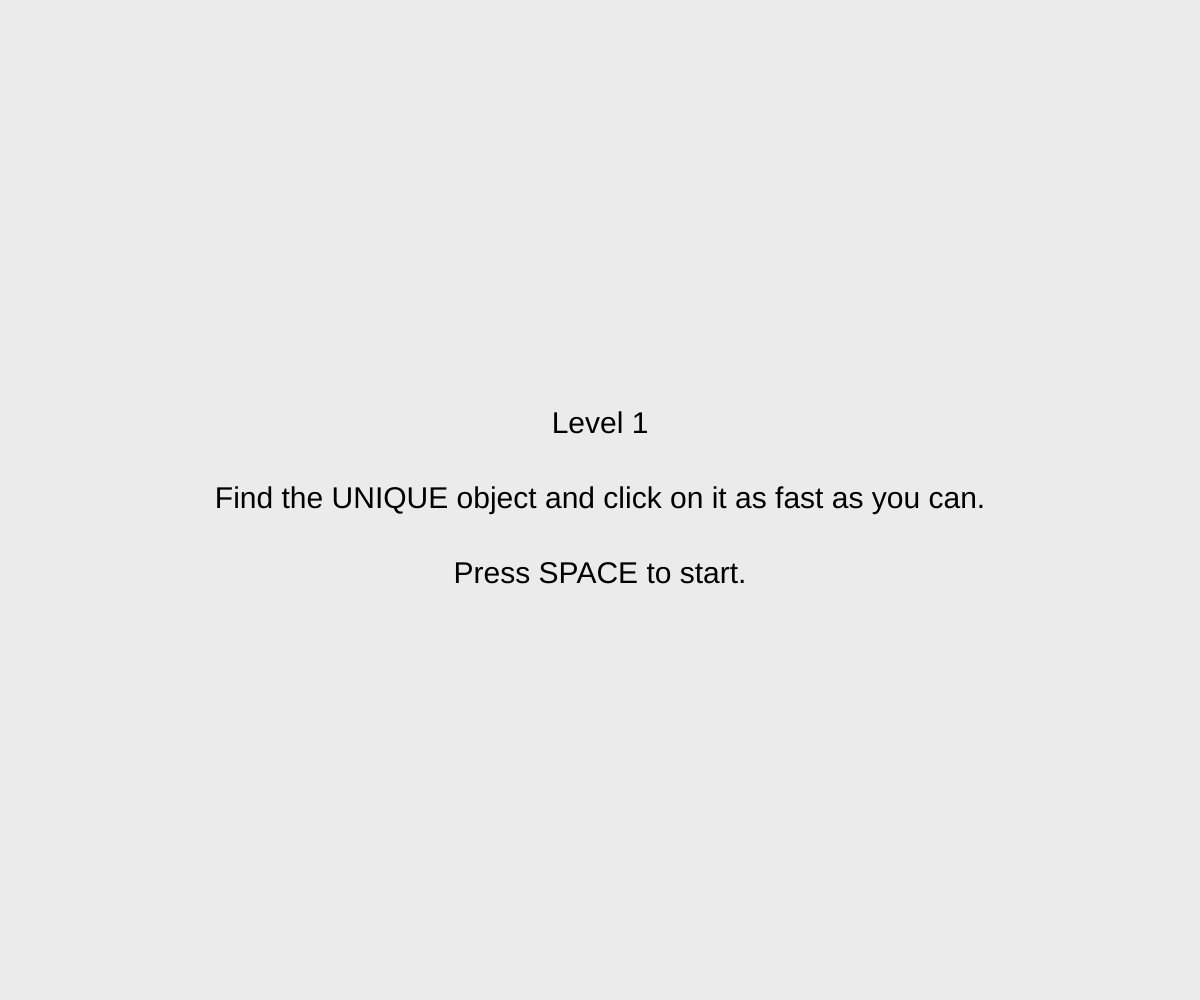
Frame 1 (no input)
Frame 60 (no input): identical to frame 1, image omitted
Frame 120 (the mouse pressed at the canvas centre since frame 60): identical to frame 1, image omitted

The p5.js sketch that drew this single still picture (run headless with seeded random() and noise() and a simulated clock; from frame 60 on, the mouse is pressed at the canvas centre):

// p5.js sketch
// ── sketch.js
/* =========================================================
   Visual Search Task – PROTOTYPE
   =========================================================
*/

/* ==================== CONFIG ==================== */

const CANVAS_BG = 'rgb(235,235,235)';

const FIXATION_MIN = 500;
const FIXATION_MAX = 1000;

const FEEDBACK_DURATION = 1000;
const FEEDBACK_SIZE = 30;
const INSTRUCTION_SIZE = 30;

const STIMULUS_SIZE = 80; // Base size of the shapes
const MARGIN = 100;       // Safe area from screen edges

const TOTAL_LEVELS = 3;
const TRIALS_PER_LEVEL = 8;

// Available features for dynamic generation
const COLORS = ['aqua', 'blue', 'blueviolet', 'brown', 'darkcyan', 'gold', 'green','hotpink', 'limegreen',
                'magenta', 'olive', 'orange', 'purple', 'red', 'teal', 'violet', 'yellow',];
const SHAPES = ['circle', 'square', 'triangle', 'diamond', 'pentagon', 'hexagon', 'star', 'cross', 'ring'];

// LEVEL DEFINITIONS
const levels = [
  {
    mode: "feature",
    setSize: 15,
    responseWindow: 5000,
    crowdingPadding: 50, // Normal spatial spacing
    distractorPairs: [[14, 0]], // Only one type of distractor in feature search
    instruction: "Level 1\n\nFind the UNIQUE object and click on it as fast as you can.\n\nPress SPACE to start."
  },
  {
    mode: "conjunction",
    setSize: 15,
    responseWindow: 6000,
    crowdingPadding: 50, // Normal spatial spacing
    distractorPairs: [[7, 7], [6, 8], [5, 9]], 
    instruction: "Level 2\n\nFind the object that has a UNIQUE COMBINATION of color and shape.\nClick on it as fast as you can.\n\nPress SPACE to start."
  },
  {
    mode: "conjunction_crowded",
    setSize: 33,
    responseWindow: 5000,
    crowdingPadding: 7, // Reduced padding for high spatial crowding
    distractorPairs: [[16, 16], [17, 15], [18, 14], [19, 13], [20, 12]],
    instruction: "Level 3\n\nMore objects, closer together.\nFind the UNIQUE COMBINATION and click on it.\n\nPress SPACE to start."
  }
];

/* ===================== STATE ===================== */

const STATES = {
  LEVEL_INSTRUCTIONS: "level_instructions",
  FIXATION: "fixation",
  STIMULUS: "stimulus",
  FEEDBACK: "feedback",
  END: "end"
};

let experimentState = STATES.LEVEL_INSTRUCTIONS;

/* =============== RUNTIME VARIABLES =============== */

let startTime = null;
let currentLevel = 0;
let currentTrialIndex = 0;
let globalTrialIndex = 0;

let fixationStartTime = null;
let fixationDuration = null;

let stimulusOnsetTime = null;
let stimulusVisible = true;
let responseGiven = false;

let feedbackText = "";
let feedbackStartTime = null;

let trials = [];
let logs = [];
let currentTrialData = null; // Holds currently active trial details

let backgroundClicksCount = 0; // NEW: Track background clicks per trial

/* === TRIAL GENERATOR (CONTROLLED RANDOMIZATION) === */

// Helper to get random item from array
function getRandom(arr) {
  return arr[Math.floor(Math.random() * arr.length)];
}

// Helper to shuffle array
function shuffle(array) {
  let currentIndex = array.length, randomIndex;
  while (currentIndex !== 0) {
    randomIndex = Math.floor(Math.random() * currentIndex);
    currentIndex--;
    [array[currentIndex], array[randomIndex]] = [array[randomIndex], array[currentIndex]];
  }
  return array;
}

// Generates features for target and distractors
function generateTrialFeatures(mode, distractorCounts) {
  let targetColor = getRandom(COLORS);
  let targetShape = getRandom(SHAPES);
  
  let d1Color, d1Shape, d2Color, d2Shape;

  if (mode === "feature") {
    // Feature search: differ only in color (for simplicity)
    let otherColors = COLORS.filter(c => c !== targetColor);
    d1Color = getRandom(otherColors);
    d1Shape = targetShape; // Same shape
    
    d2Color = null; d2Shape = null; // No second group
  } else {
    // Conjunction search
    let otherColors = COLORS.filter(c => c !== targetColor);
    let otherShapes = SHAPES.filter(s => s !== targetShape);
    
    d1Color = targetColor;                 // Shares color
    d1Shape = getRandom(otherShapes);      // Differs in shape
    
    d2Color = getRandom(otherColors);      // Differs in color
    d2Shape = targetShape;                 // Shares shape
  }

  return {
    target: { color: targetColor, shape: targetShape },
    distractor1: { color: d1Color, shape: d1Shape, count: distractorCounts[0] },
    distractor2: { color: d2Color, shape: d2Shape, count: distractorCounts[1] || 0 }
  };
}

// Generates valid non-overlapping positions
function generatePositions(numItems, padding) {
  let positions = [];
  let bailout = 0;
  
  while (positions.length < numItems && bailout < 10000) {
    let x = random(MARGIN, windowWidth - MARGIN);
    let y = random(MARGIN, windowHeight - MARGIN);
    let valid = true;

    for (let pos of positions) {
      let d = dist(x, y, pos.x, pos.y);
      if (d < STIMULUS_SIZE + padding) {
        valid = false;
        break;
      }
    }

    if (valid) {
      positions.push({ x, y });
    }
    bailout++;
  }
  return positions;
}

function generateTrialsForLevel(level, levelIndex) {
  let levelTrials = [];

  for (let i = 0; i < TRIALS_PER_LEVEL; i++) {
    let distractorPair = getRandom(level.distractorPairs);
    let features = generateTrialFeatures(level.mode, distractorPair);
    
    levelTrials.push({
      level: levelIndex + 1,
      mode: level.mode,
      setSize: level.setSize,
      responseWindow: level.responseWindow,
      crowdingPadding: level.crowdingPadding,
      features: features
    });
  }
  return levelTrials;
}

/* ===================== SETUP ===================== */

function setup() {
  createCanvas(windowWidth, windowHeight);
  textAlign(CENTER, CENTER);
  noStroke();

  // Pre-generate trial structures
  levels.forEach((level, idx) => {
    trials = trials.concat(generateTrialsForLevel(level, idx));
  });

  startExperiment(); 
}

function windowResized() {
  resizeCanvas(windowWidth, windowHeight);
}

/* =================== DRAW LOOP =================== */

function draw() {
  background(CANVAS_BG);

  switch (experimentState) {
    case STATES.LEVEL_INSTRUCTIONS:
      drawLevelInstructions();
      break;

    case STATES.FIXATION:
      drawFixation();
      handleFixation();
      break;

    case STATES.STIMULUS:
      drawStimulus();
      handleStimulus();
      break;

    case STATES.FEEDBACK:
      drawFeedback();
      handleFeedback();
      break;  

    case STATES.END:
      drawEndScreen();
      break;
  }
}

/* ================= DRAW FUNCTIONS ================ */

function drawLevelInstructions() {
  fill(0);
  textSize(INSTRUCTION_SIZE);
  text(levels[currentLevel].instruction, width/2, height/2);
}

function drawFixation() {
  fill(0);
  // textSize(40);
  text("+", width / 2, height / 2);
}

function drawShape(shapeType, x, y, size) {
    let radius = size / 2;
    
    push(); // fill & stroke
    
    switch (shapeType) {
        case 'circle':
            circle(x, y, size);
            break;
        case 'square':
            rectMode(CENTER);
            square(x, y, size);
            break;
        case 'triangle':
            drawPolygon(x, y, radius, 3);
            break;
        case 'diamond':
            drawPolygon(x, y, radius, 4);
            break;
        case 'pentagon':
            drawPolygon(x, y, radius, 5);
            break;
        case 'hexagon':
            drawPolygon(x, y, radius, 6);
            break;
        case 'star':
            drawStar(x, y, radius * 0.4, radius, 5);
            break;
        case 'cross':
            drawCross(x, y, size, size * 0.3);
            break;
        case 'ring':
            noFill();
            stroke(currentFillColor());
            strokeWeight(size * 0.2); 
            circle(x, y, size * 0.8);
            break;
    }
    
    pop();
}

// Polygon
function drawPolygon(x, y, radius, npoints) {
  let angle = TWO_PI / npoints;
  beginShape();
  for (let a = 0; a < TWO_PI; a += angle) {
    let sx = x + cos(a) * radius;
    let sy = y + sin(a) * radius;
    vertex(sx, sy);
  }
  endShape(CLOSE);
}

// Star
function drawStar(x, y, radius1, radius2, npoints) {
    let angle = TWO_PI / npoints;
    let halfAngle = angle / 2.0;
    beginShape();
    // Rotation
    for (let a = -PI / 2; a < TWO_PI - PI / 2; a += angle) {
        let sx = x + cos(a) * radius2;
        let sy = y + sin(a) * radius2;
        vertex(sx, sy);
        sx = x + cos(a + halfAngle) * radius1;
        sy = y + sin(a + halfAngle) * radius1;
        vertex(sx, sy);
    }
    endShape(CLOSE);
}
// Cross
function drawCross(x, y, size, thickness) {
    rectMode(CENTER);
    noStroke();
    rect(x, y, size, thickness); 
    rect(x, y, thickness, size);
}

// Extract current color for Ring
function currentFillColor() {
    let c = drawingContext.fillStyle;
    return c;
}

function drawStimulus() {
  if (!stimulusVisible || !currentTrialData) return;

  currentTrialData.items.forEach(item => {
    fill(item.color);
    drawShape(item.shape, item.x, item.y, STIMULUS_SIZE);
  });
}


function drawFeedback() {
  fill(0);
  textSize(FEEDBACK_SIZE);
  text(feedbackText, width/2, height/2);
}

function drawEndScreen() {
  fill(0);
  textSize(INSTRUCTION_SIZE);
  text("Experiment finished\nPress S to save data", width / 2, height / 2);
}

/* ================ STATE HANDLERS ================ */

function handleFixation() {
  if (millis() - fixationStartTime >= fixationDuration) {
    prepareStimulusPresentation();
    stimulusOnsetTime = millis();
    stimulusVisible = true;
    responseGiven = false;
    backgroundClicksCount = 0;
    experimentState = STATES.STIMULUS;
  }
}

function handleStimulus() {
  const trial = trials[globalTrialIndex];
  const elapsed = millis() - stimulusOnsetTime;

  if (elapsed >= trial.responseWindow) {
    finalizeTrial(null, null, null); // Timeout
  }
}

function handleFeedback() {
  if (millis() - feedbackStartTime >= FEEDBACK_DURATION) {
    advanceTrial(); 
  }
}

/* ================= INPUT HANDLERS ================= */

function keyPressed() {
  if (experimentState === STATES.LEVEL_INSTRUCTIONS && key === " ") {
    startFixation();
  }

  if (experimentState === STATES.END && (key === "s" || key === "S")) {
    exportCSV();
  }
}

function mousePressed() {
  if (experimentState !== STATES.STIMULUS || responseGiven) return;

  // Check collision with items
  let clickedItem = null;
  let clickRadius = STIMULUS_SIZE / 2; // Hitbox

  for (let item of currentTrialData.items) {
    if (dist(mouseX, mouseY, item.x, item.y) <= clickRadius) {
      clickedItem = item;
      break;
    }
  }

  if (clickedItem) {
    // Clicked on a shape (either target or distractor) -> Finalize trial
    finalizeTrial(mouseX, mouseY, clickedItem);
  } else {
    // Clicked background -> Ignore for completion, but count it
    backgroundClicksCount++;
  }
}

/* =========== TRIAL FINALIZATION & LOGGING =========== */

function prepareStimulusPresentation() {
  const trial = trials[globalTrialIndex];
  
  // Generate random coords based on current screen size and level crowding
  let positions = generatePositions(trial.setSize, trial.crowdingPadding);
  
  let items = [];
  let f = trial.features;

  // Create Target
  items.push({
    isTarget: true,
    color: f.target.color,
    shape: f.target.shape,
    x: positions[0].x,
    y: positions[0].y
  });

  let posIndex = 1;
  
  // Create Distractors 1
  for (let i = 0; i < f.distractor1.count; i++) {
    items.push({
      isTarget: false,
      color: f.distractor1.color,
      shape: f.distractor1.shape,
      x: positions[posIndex].x,
      y: positions[posIndex].y
    });
    posIndex++;
  }

  // Create Distractors 2
  for (let i = 0; i < f.distractor2.count; i++) {
    items.push({
      isTarget: false,
      color: f.distractor2.color,
      shape: f.distractor2.shape,
      x: positions[posIndex].x,
      y: positions[posIndex].y
    });
    posIndex++;
  }

  currentTrialData = {
    target: items[0], // Reference to target
    items: shuffle(items) // Shuffle display order
  };
}

function finalizeTrial(uX, uY, clickedItem) {
  if (responseGiven) return;
  responseGiven = true;

  const trial = trials[globalTrialIndex];
  const now = millis();
  
  let correct = 0;
  
  if (clickedItem === null) {
    feedbackText = "Timeout";
    correct = 0;
  } else if (clickedItem.isTarget) {
    feedbackText = "Correct";
    correct = 1;
  } else {
    feedbackText = "Incorrect";
    correct = 0;
  }

  // Calculate Target Eccentricity
  let centerX = windowWidth / 2;
  let centerY = windowHeight / 2;
  let targetEccentricity = dist(currentTrialData.target.x, currentTrialData.target.y, centerX, centerY);

  logs.push({
    startTime,
    level: trial.level,
    mode: trial.mode,
    setSize: trial.setSize,

    trialIndex: currentTrialIndex + 1,
    trialIndexGlobal: globalTrialIndex + 1,
    trialStartTime: stimulusOnsetTime,

    fixationStartTime,
    fixationDuration,

    responseWindow: trial.responseWindow,
    reactionTime: clickedItem ? (now - stimulusOnsetTime) : null,

    targetColor: trial.features.target.color,
    targetType: trial.features.target.shape,
    targetX: currentTrialData.target.x,
    targetY: currentTrialData.target.y,

    userX: uX,
    userY: uY,

    backgroundClicks: backgroundClicksCount,

    windowWidth,
    windowHeight,
    devicePixelRatio: window.devicePixelRatio,
    targetEccentricity: targetEccentricity.toFixed(2),

    distractor1Color: trial.features.distractor1.color,
    distractor1Type: trial.features.distractor1.shape,
    distractor1Count: trial.features.distractor1.count,
    
    distractor2Color: trial.features.distractor2.color || 'none',
    distractor2Type: trial.features.distractor2.shape || 'none',
    distractor2Count: trial.features.distractor2.count,

    feedback: feedbackText,
    correct: correct
  });

  stimulusVisible = false;
  feedbackStartTime = millis();
  experimentState = STATES.FEEDBACK;
}

/* ============ TRIAL / LEVEL PROGRESSION ============ */

function advanceTrial() {
  globalTrialIndex++;
  currentTrialIndex++;

  if (currentTrialIndex >= TRIALS_PER_LEVEL) {
    currentLevel++;
    currentTrialIndex = 0;

    if (currentLevel < TOTAL_LEVELS) {
      experimentState = STATES.LEVEL_INSTRUCTIONS;
      return;
    }
  }

  if (currentLevel >= TOTAL_LEVELS) {
    experimentState = STATES.END;
    return;
  }

  startFixation();
}

/* =============== EXPERIMENT CONTROL =============== */

function startExperiment() {
  startTime = millis();
  currentLevel = 0;
  currentTrialIndex = 0;
  globalTrialIndex = 0;
  experimentState = STATES.LEVEL_INSTRUCTIONS;
}

function startFixation() {
  fixationStartTime = millis();
  fixationDuration = random(FIXATION_MIN, FIXATION_MAX);
  experimentState = STATES.FIXATION;
}

/* ================== DATA EXPORT =================== */

function exportCSV() {
  if (logs.length === 0) return;

  const headers = Object.keys(logs[0]).join(",") + "\n";
  const rows = logs
    .map(row => Object.values(row).join(","))
    .join("\n");

  const blob = new Blob([headers + rows], { type: "text/csv" });
  const url = URL.createObjectURL(blob);

  const a = document.createElement("a");
  a.href = url;
  a.download = "VisualSearchResults.csv";
  a.click();

  URL.revokeObjectURL(url);
}
